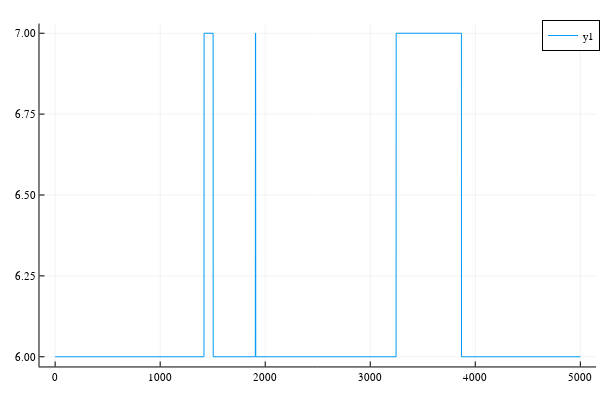

The notebook cell this image was saved under:
### Code cell
map_n,posterior_n,traj_n=BAMF.getn(mychain.states)
plt2=plot(traj_n)
display(plt2)
BAMF.showoverlay(mychain.states,myRJ)

## MAPN Results
states_mapn,n=BAMF.getmapnstates(mychain.states)
plt=BAMF.histogram2D(states_mapn,sz,zm,datastate)
display(plt)

Results_mapn=BAMF.getmapn(mychain.states)
BAMF.plotstate(datastate,Results_mapn)


## Teting the matlab interface

out=BAMF.matlab_DD_FlatBG(data.data,"gauss",1.3f0,θ_start,θ_step,len,mypdf,Int32(burnin),Int32(iterations),xystd,istd,split_std,bndpixels)

# mex interface

args=[MATLAB.mxarray(data.data),
MATLAB.mxarray("gauss"),MATLAB.mxarray(1.3f0),MATLAB.mxarray(θ_start),MATLAB.mxarray(θ_step),
MATLAB.mxarray(len),MATLAB.mxarray(mypdf),MATLAB.mxarray(Int32(burnin)),MATLAB.mxarray(Int32(iterations)),
MATLAB.mxarray(xystd),MATLAB.mxarray(istd),MATLAB.mxarray(split_std),MATLAB.mxarray(bndpixels)
]

BAMF.mextypes(args)
BAMF.mextest(args)

mapn=BAMF.matlab_DD_FlatBG_mex(args)

@time mapn=BAMF.matlab_DD_FlatBG_mex_lite(args);

### Figure 1 — Plotly figure (JSON) as saved in the notebook; plotly's stock layout.template omitted (floating-point values rounded to 4 significant figures; data arrays with more than 128 entries replaced by an {"elided": "..."} marker saying what was removed)
{"data": [{"xaxis": "x", "colorbar": {"title": ""}, "yaxis": "y", "x": {"elided": "5000 int values"}, "showlegend": true, "mode": "lines", "name": "y1", "zmin": null, "legendgroup": "y1", "zmax": null, "line": {"color": "rgba(0, 154, 250, 1.000)", "shape": "linear", "dash": "solid", "width": 1}, "y": {"elided": "5000 int values"}, "type": "scatter"}], "layout": {"showlegend": true, "xaxis": {"showticklabels": true, "gridwidth": 0.5, "tickvals": [0, 1000, 2000, 3000, 4000, 5000], "visible": true, "ticks": "inside", "range": [-149.0, 5150.0], "domain": [0.06582, 0.9934], "tickmode": "array", "linecolor": "rgba(0, 0, 0, 1.000)", "showgrid": true, "title": "", "mirror": false, "tickangle": 0, "showline": true, "gridcolor": "rgba(0, 0, 0, 0.100)", "titlefont": {"color": "rgba(0, 0, 0, 1.000)", "family": "sans-serif", "size": 15}, "tickcolor": "rgb(0, 0, 0)", "ticktext": ["0", "1000", "2000", "3000", "4000", "5000"], "zeroline": false, "type": "-", "tickfont": {"color": "rgba(0, 0, 0, 1.000)", "family": "sans-serif", "size": 11}, "zerolinecolor": "rgba(0, 0, 0, 1.000)", "anchor": "y"}, "paper_bgcolor": "rgba(255, 255, 255, 1.000)", "annotations": [], "height": 400, "margin": {"l": 0, "b": 20, "r": 0, "t": 20}, "plot_bgcolor": "rgba(255, 255, 255, 1.000)", "yaxis": {"showticklabels": true, "gridwidth": 0.5, "tickvals": [6, 6.25, 6.5, 6.75, 7], "visible": true, "ticks": "inside", "range": [5.97, 7.03], "domain": [0.03762, 0.9902], "tickmode": "array", "linecolor": "rgba(0, 0, 0, 1.000)", "showgrid": true, "title": "", "mirror": false, "tickangle": 0, "showline": true, "gridcolor": "rgba(0, 0, 0, 0.100)", "titlefont": {"color": "rgba(0, 0, 0, 1.000)", "family": "sans-serif", "size": 15}, "tickcolor": "rgb(0, 0, 0)", "ticktext": ["6.00", "6.25", "6.50", "6.75", "7.00"], "zeroline": false, "type": "-", "tickfont": {"color": "rgba(0, 0, 0, 1.000)", "family": "sans-serif", "size": 11}, "zerolinecolor": "rgba(0, 0, 0, 1.000)", "anchor": "x"}, "legend": {"borderwidth": 1, "tracegroupgap": 0, "font": {"color": "rgba(0, 0, 0, 1.000)", "family": "sans-serif", "size": 11}, "title": {"font": {"color": "rgba(0, 0, 0, 1.000)", "family": "sans-serif", "size": 15}, "text": ""}, "traceorder": "normal", "x": 1, "yanchor": "auto", "xanchor": "auto", "bordercolor": "rgba(0, 0, 0, 1.000)", "bgcolor": "rgba(255, 255, 255, 1.000)", "y": 1}, "width": 600}}
